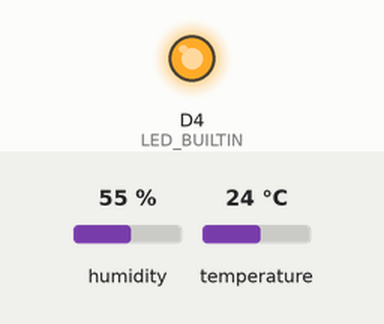
This program was run on a simulated ESP8266 (NodeMCU). On the bench: output pins drawn as LEDs (lit = HIGH, except the on-board LED, lit = LOW). The test bench sets the inputs (shaded band); at power-on: humidity 55 %, temperature 24 °C. What the program prints to the serial monitor is not drawn.

Above: at 1.5 s.
Timing chart, 0 to 5.2 s (numbered marks = the images above):
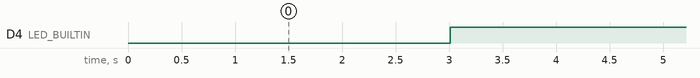

The program:

main.cpp
```cpp
/*
Device:
  - DHT11 or DHT22: Data to D7, VCC to 3.3V, GND to GND

Libraries:
  - DHT sensor library for ESPx

*/
#include <Arduino.h>
#include "DHTesp.h"

DHTesp dht;

void setup() {
  pinMode(LED_BUILTIN, OUTPUT);
  Serial.begin(9600);
  dht.setup(D7, DHTesp::DHT22);
  Serial.println("System started");
}

void loop() {
  delay(dht.getMinimumSamplingPeriod());

  float humidity = dht.getHumidity();
  float temperature = dht.getTemperature();

  Serial.print(dht.getStatusString());
  Serial.print("\t");
  Serial.print(humidity, 1);
  Serial.print("\t\t");
  Serial.print(temperature, 1);
  Serial.print("\t\t");
  Serial.print(dht.toFahrenheit(temperature), 1);
  Serial.print("\t\t");
  Serial.print(dht.computeHeatIndex(temperature, humidity, false), 1);
  Serial.print("\t\t");
  Serial.println(dht.computeHeatIndex(dht.toFahrenheit(temperature), humidity, true), 1);

  // delay(2000);
  Serial.println("Hello World");
  digitalWrite(LED_BUILTIN, LOW);
  delay(1000);
  digitalWrite(LED_BUILTIN, HIGH);
  delay(1000);
}
```

Measured:
- by itself, D4 (LED_BUILTIN): alternates HIGH for 3.0 s and LOW for 1.0 s
